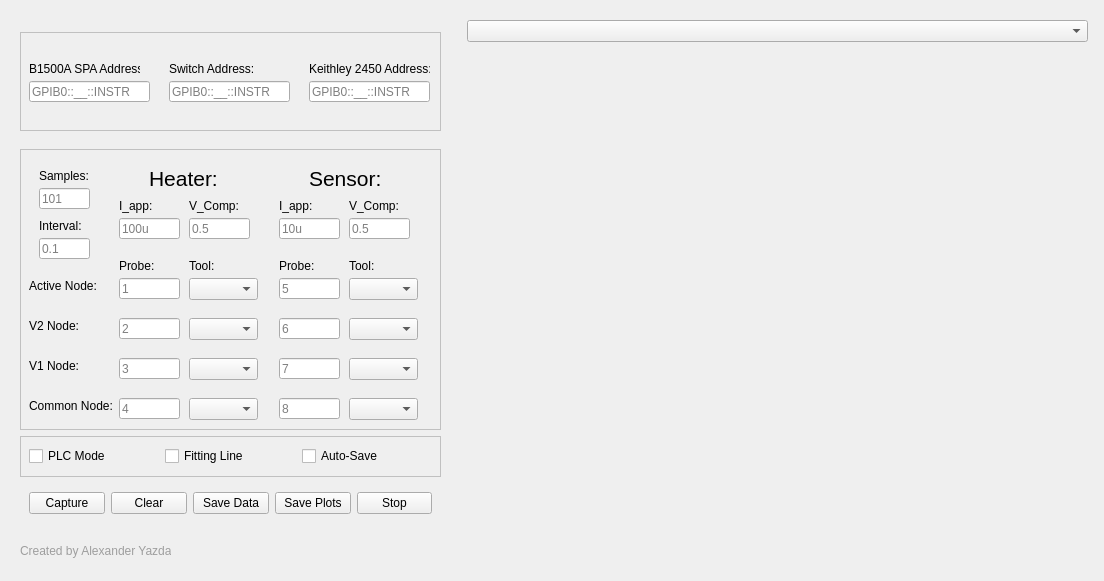
<?xml version="1.0" encoding="UTF-8"?>
<ui version="4.0">
 <class>Form</class>
 <widget class="QWidget" name="Form">
  <property name="geometry">
   <rect>
    <x>0</x>
    <y>0</y>
    <width>1104</width>
    <height>581</height>
   </rect>
  </property>
  <property name="minimumSize">
   <size>
    <width>1104</width>
    <height>581</height>
   </size>
  </property>
  <property name="windowTitle">
   <string>Form</string>
  </property>
  <layout class="QHBoxLayout" name="horizontalLayout_3">
   <item>
    <widget class="QWidget" name="widget_3" native="true">
     <property name="minimumSize">
      <size>
       <width>441</width>
       <height>501</height>
      </size>
     </property>
     <property name="maximumSize">
      <size>
       <width>441</width>
       <height>16777215</height>
      </size>
     </property>
     <layout class="QVBoxLayout" name="verticalLayout">
      <item>
       <spacer name="verticalSpacer_4">
        <property name="orientation">
         <enum>Qt::Vertical</enum>
        </property>
        <property name="sizeHint" stdset="0">
         <size>
          <width>20</width>
          <height>40</height>
         </size>
        </property>
       </spacer>
      </item>
      <item>
       <widget class="QWidget" name="widget_6" native="true">
        <property name="minimumSize">
         <size>
          <width>421</width>
          <height>99</height>
         </size>
        </property>
        <property name="maximumSize">
         <size>
          <width>421</width>
          <height>16777215</height>
         </size>
        </property>
        <property name="styleSheet">
         <string notr="true">#widget_6{
	border: 1px  solid #C0C0C0;
}</string>
        </property>
        <layout class="QHBoxLayout" name="horizontalLayout_4">
         <item>
          <widget class="QWidget" name="widget" native="true">
           <property name="minimumSize">
            <size>
             <width>401</width>
             <height>81</height>
            </size>
           </property>
           <widget class="QLabel" name="label_2">
            <property name="geometry">
             <rect>
              <x>140</x>
              <y>20</y>
              <width>111</width>
              <height>16</height>
             </rect>
            </property>
            <property name="text">
             <string>Switch Address:</string>
            </property>
           </widget>
           <widget class="QLineEdit" name="Switching_Matrix_Address">
            <property name="geometry">
             <rect>
              <x>140</x>
              <y>40</y>
              <width>121</width>
              <height>21</height>
             </rect>
            </property>
            <property name="placeholderText">
             <string>GPIB0::__::INSTR</string>
            </property>
           </widget>
           <widget class="QLabel" name="label">
            <property name="geometry">
             <rect>
              <x>0</x>
              <y>20</y>
              <width>111</width>
              <height>16</height>
             </rect>
            </property>
            <property name="text">
             <string>B1500A SPA Address:</string>
            </property>
           </widget>
           <widget class="QLineEdit" name="B1500A_address">
            <property name="geometry">
             <rect>
              <x>0</x>
              <y>40</y>
              <width>121</width>
              <height>21</height>
             </rect>
            </property>
            <property name="text">
             <string/>
            </property>
            <property name="placeholderText">
             <string>GPIB0::__::INSTR</string>
            </property>
           </widget>
           <widget class="QLineEdit" name="Keithley_2450_Address">
            <property name="geometry">
             <rect>
              <x>280</x>
              <y>40</y>
              <width>121</width>
              <height>21</height>
             </rect>
            </property>
            <property name="placeholderText">
             <string>GPIB0::__::INSTR</string>
            </property>
           </widget>
           <widget class="QLabel" name="label_5">
            <property name="geometry">
             <rect>
              <x>280</x>
              <y>20</y>
              <width>121</width>
              <height>16</height>
             </rect>
            </property>
            <property name="text">
             <string>Keithley 2450 Address:</string>
            </property>
           </widget>
          </widget>
         </item>
        </layout>
       </widget>
      </item>
      <item>
       <spacer name="verticalSpacer">
        <property name="orientation">
         <enum>Qt::Vertical</enum>
        </property>
        <property name="sizeHint" stdset="0">
         <size>
          <width>20</width>
          <height>40</height>
         </size>
        </property>
       </spacer>
      </item>
      <item>
       <widget class="QWidget" name="widget_5" native="true">
        <property name="minimumSize">
         <size>
          <width>421</width>
          <height>281</height>
         </size>
        </property>
        <property name="maximumSize">
         <size>
          <width>421</width>
          <height>281</height>
         </size>
        </property>
        <property name="styleSheet">
         <string notr="true">#widget_5
{
	border: 1px  solid #C0C0C0;
}</string>
        </property>
        <layout class="QHBoxLayout" name="horizontalLayout_2">
         <item>
          <widget class="QWidget" name="widget_2" native="true">
           <property name="minimumSize">
            <size>
             <width>401</width>
             <height>281</height>
            </size>
           </property>
           <widget class="QLabel" name="label_3">
            <property name="geometry">
             <rect>
              <x>10</x>
              <y>10</y>
              <width>60</width>
              <height>16</height>
             </rect>
            </property>
            <property name="text">
             <string>Samples:</string>
            </property>
           </widget>
           <widget class="QLineEdit" name="samples_entry">
            <property name="geometry">
             <rect>
              <x>10</x>
              <y>30</y>
              <width>51</width>
              <height>21</height>
             </rect>
            </property>
            <property name="placeholderText">
             <string>101</string>
            </property>
           </widget>
           <widget class="QLineEdit" name="interval_entry">
            <property name="geometry">
             <rect>
              <x>10</x>
              <y>80</y>
              <width>51</width>
              <height>21</height>
             </rect>
            </property>
            <property name="placeholderText">
             <string>0.1</string>
            </property>
           </widget>
           <widget class="QLabel" name="label_4">
            <property name="geometry">
             <rect>
              <x>10</x>
              <y>60</y>
              <width>60</width>
              <height>16</height>
             </rect>
            </property>
            <property name="text">
             <string>Interval:</string>
            </property>
           </widget>
           <widget class="QLineEdit" name="probe_active_entry_heat">
            <property name="geometry">
             <rect>
              <x>90</x>
              <y>120</y>
              <width>61</width>
              <height>21</height>
             </rect>
            </property>
            <property name="placeholderText">
             <string>1</string>
            </property>
           </widget>
           <widget class="QLabel" name="label_10">
            <property name="geometry">
             <rect>
              <x>90</x>
              <y>100</y>
              <width>60</width>
              <height>16</height>
             </rect>
            </property>
            <property name="text">
             <string>Probe:</string>
            </property>
           </widget>
           <widget class="QLabel" name="label_12">
            <property name="geometry">
             <rect>
              <x>160</x>
              <y>100</y>
              <width>60</width>
              <height>16</height>
             </rect>
            </property>
            <property name="text">
             <string>Tool:</string>
            </property>
           </widget>
           <widget class="QLineEdit" name="probe_common_entry_heat">
            <property name="geometry">
             <rect>
              <x>90</x>
              <y>240</y>
              <width>61</width>
              <height>21</height>
             </rect>
            </property>
            <property name="placeholderText">
             <string>4</string>
            </property>
           </widget>
           <widget class="QLabel" name="label_8">
            <property name="geometry">
             <rect>
              <x>0</x>
              <y>120</y>
              <width>81</width>
              <height>16</height>
             </rect>
            </property>
            <property name="text">
             <string>Active Node:</string>
            </property>
           </widget>
           <widget class="QLabel" name="label_9">
            <property name="geometry">
             <rect>
              <x>0</x>
              <y>240</y>
              <width>101</width>
              <height>16</height>
             </rect>
            </property>
            <property name="text">
             <string>Common Node:</string>
            </property>
           </widget>
           <widget class="QLineEdit" name="V_comp_entry_heat">
            <property name="geometry">
             <rect>
              <x>160</x>
              <y>60</y>
              <width>61</width>
              <height>21</height>
             </rect>
            </property>
            <property name="placeholderText">
             <string>0.5</string>
            </property>
           </widget>
           <widget class="QLineEdit" name="i_app_entry_heat">
            <property name="geometry">
             <rect>
              <x>90</x>
              <y>60</y>
              <width>61</width>
              <height>21</height>
             </rect>
            </property>
            <property name="placeholderText">
             <string>100u</string>
            </property>
           </widget>
           <widget class="QLabel" name="label20">
            <property name="geometry">
             <rect>
              <x>90</x>
              <y>40</y>
              <width>60</width>
              <height>16</height>
             </rect>
            </property>
            <property name="text">
             <string>I_app:</string>
            </property>
           </widget>
           <widget class="QLabel" name="label_15">
            <property name="geometry">
             <rect>
              <x>160</x>
              <y>40</y>
              <width>60</width>
              <height>16</height>
             </rect>
            </property>
            <property name="text">
             <string>V_Comp:</string>
            </property>
           </widget>
           <widget class="QLineEdit" name="probe_v1_entry_heat">
            <property name="geometry">
             <rect>
              <x>90</x>
              <y>200</y>
              <width>61</width>
              <height>21</height>
             </rect>
            </property>
            <property name="placeholderText">
             <string>3</string>
            </property>
           </widget>
           <widget class="QLabel" name="label_11">
            <property name="geometry">
             <rect>
              <x>0</x>
              <y>200</y>
              <width>101</width>
              <height>16</height>
             </rect>
            </property>
            <property name="text">
             <string>V1 Node:</string>
            </property>
           </widget>
           <widget class="QLabel" name="label_13">
            <property name="geometry">
             <rect>
              <x>0</x>
              <y>160</y>
              <width>51</width>
              <height>16</height>
             </rect>
            </property>
            <property name="text">
             <string>V2 Node:</string>
            </property>
           </widget>
           <widget class="QLineEdit" name="probe_v2_entry_heat">
            <property name="geometry">
             <rect>
              <x>90</x>
              <y>160</y>
              <width>61</width>
              <height>21</height>
             </rect>
            </property>
            <property name="placeholderText">
             <string>2</string>
            </property>
           </widget>
           <widget class="QLineEdit" name="probe_v2_entry_sense">
            <property name="geometry">
             <rect>
              <x>250</x>
              <y>160</y>
              <width>61</width>
              <height>21</height>
             </rect>
            </property>
            <property name="placeholderText">
             <string>6</string>
            </property>
           </widget>
           <widget class="QLineEdit" name="probe_active_entry_sense">
            <property name="geometry">
             <rect>
              <x>250</x>
              <y>120</y>
              <width>61</width>
              <height>21</height>
             </rect>
            </property>
            <property name="placeholderText">
             <string>5</string>
            </property>
           </widget>
           <widget class="QLineEdit" name="probe_v1_entry_sense">
            <property name="geometry">
             <rect>
              <x>250</x>
              <y>200</y>
              <width>61</width>
              <height>21</height>
             </rect>
            </property>
            <property name="placeholderText">
             <string>7</string>
            </property>
           </widget>
           <widget class="QLineEdit" name="probe_common_entry_sense">
            <property name="geometry">
             <rect>
              <x>250</x>
              <y>240</y>
              <width>61</width>
              <height>21</height>
             </rect>
            </property>
            <property name="placeholderText">
             <string>8</string>
            </property>
           </widget>
           <widget class="QLabel" name="label_14">
            <property name="geometry">
             <rect>
              <x>250</x>
              <y>100</y>
              <width>60</width>
              <height>16</height>
             </rect>
            </property>
            <property name="text">
             <string>Probe:</string>
            </property>
           </widget>
           <widget class="QLabel" name="label_16">
            <property name="geometry">
             <rect>
              <x>320</x>
              <y>100</y>
              <width>60</width>
              <height>16</height>
             </rect>
            </property>
            <property name="text">
             <string>Tool:</string>
            </property>
           </widget>
           <widget class="QComboBox" name="comboBox_active_heat">
            <property name="geometry">
             <rect>
              <x>160</x>
              <y>120</y>
              <width>69</width>
              <height>22</height>
             </rect>
            </property>
           </widget>
           <widget class="QComboBox" name="comboBox_active_sense">
            <property name="geometry">
             <rect>
              <x>320</x>
              <y>120</y>
              <width>69</width>
              <height>22</height>
             </rect>
            </property>
           </widget>
           <widget class="QComboBox" name="comboBox_v2_heat">
            <property name="geometry">
             <rect>
              <x>160</x>
              <y>160</y>
              <width>69</width>
              <height>22</height>
             </rect>
            </property>
           </widget>
           <widget class="QComboBox" name="comboBox_common_heat">
            <property name="geometry">
             <rect>
              <x>160</x>
              <y>240</y>
              <width>69</width>
              <height>22</height>
             </rect>
            </property>
           </widget>
           <widget class="QComboBox" name="comboBox_v1_heat">
            <property name="geometry">
             <rect>
              <x>160</x>
              <y>200</y>
              <width>69</width>
              <height>22</height>
             </rect>
            </property>
           </widget>
           <widget class="QComboBox" name="comboBox_v2_sense">
            <property name="geometry">
             <rect>
              <x>320</x>
              <y>160</y>
              <width>69</width>
              <height>22</height>
             </rect>
            </property>
           </widget>
           <widget class="QComboBox" name="comboBox_v1_sense">
            <property name="geometry">
             <rect>
              <x>320</x>
              <y>200</y>
              <width>69</width>
              <height>22</height>
             </rect>
            </property>
           </widget>
           <widget class="QComboBox" name="comboBox_common_sense">
            <property name="geometry">
             <rect>
              <x>320</x>
              <y>240</y>
              <width>69</width>
              <height>22</height>
             </rect>
            </property>
           </widget>
           <widget class="QLabel" name="label_6">
            <property name="geometry">
             <rect>
              <x>120</x>
              <y>10</y>
              <width>91</width>
              <height>21</height>
             </rect>
            </property>
            <property name="font">
             <font>
              <pointsize>16</pointsize>
             </font>
            </property>
            <property name="text">
             <string>Heater:</string>
            </property>
           </widget>
           <widget class="QLabel" name="label_7">
            <property name="geometry">
             <rect>
              <x>280</x>
              <y>10</y>
              <width>71</width>
              <height>21</height>
             </rect>
            </property>
            <property name="font">
             <font>
              <pointsize>16</pointsize>
             </font>
            </property>
            <property name="text">
             <string>Sensor:</string>
            </property>
           </widget>
           <widget class="QLabel" name="label_17">
            <property name="geometry">
             <rect>
              <x>320</x>
              <y>40</y>
              <width>60</width>
              <height>16</height>
             </rect>
            </property>
            <property name="text">
             <string>V_Comp:</string>
            </property>
           </widget>
           <widget class="QLineEdit" name="V_comp_entry_sense">
            <property name="geometry">
             <rect>
              <x>320</x>
              <y>60</y>
              <width>61</width>
              <height>21</height>
             </rect>
            </property>
            <property name="placeholderText">
             <string>0.5</string>
            </property>
           </widget>
           <widget class="QLineEdit" name="i_app_entry_sense">
            <property name="geometry">
             <rect>
              <x>250</x>
              <y>60</y>
              <width>61</width>
              <height>21</height>
             </rect>
            </property>
            <property name="placeholderText">
             <string>10u</string>
            </property>
           </widget>
           <widget class="QLabel" name="label20_2">
            <property name="geometry">
             <rect>
              <x>250</x>
              <y>40</y>
              <width>60</width>
              <height>16</height>
             </rect>
            </property>
            <property name="text">
             <string>I_app:</string>
            </property>
           </widget>
          </widget>
         </item>
        </layout>
       </widget>
      </item>
      <item>
       <spacer name="verticalSpacer_2">
        <property name="orientation">
         <enum>Qt::Vertical</enum>
        </property>
        <property name="sizeHint" stdset="0">
         <size>
          <width>20</width>
          <height>18</height>
         </size>
        </property>
       </spacer>
      </item>
      <item>
       <widget class="QWidget" name="widget_8" native="true">
        <property name="minimumSize">
         <size>
          <width>401</width>
          <height>41</height>
         </size>
        </property>
        <property name="maximumSize">
         <size>
          <width>421</width>
          <height>16777215</height>
         </size>
        </property>
        <property name="styleSheet">
         <string notr="true">#widget_8

{
	border: 1px  solid #C0C0C0;
}</string>
        </property>
        <layout class="QHBoxLayout" name="horizontalLayout_5">
         <item>
          <widget class="QCheckBox" name="PLC_checkBox">
           <property name="text">
            <string>PLC Mode</string>
           </property>
          </widget>
         </item>
         <item>
          <widget class="QCheckBox" name="fit_line_checkBox">
           <property name="text">
            <string>Fitting Line</string>
           </property>
          </widget>
         </item>
         <item>
          <widget class="QCheckBox" name="save_checkBox">
           <property name="text">
            <string>Auto-Save</string>
           </property>
          </widget>
         </item>
        </layout>
       </widget>
      </item>
      <item>
       <spacer name="verticalSpacer_3">
        <property name="orientation">
         <enum>Qt::Vertical</enum>
        </property>
        <property name="sizeHint" stdset="0">
         <size>
          <width>20</width>
          <height>0</height>
         </size>
        </property>
       </spacer>
      </item>
      <item>
       <widget class="QWidget" name="widget_4" native="true">
        <property name="minimumSize">
         <size>
          <width>401</width>
          <height>41</height>
         </size>
        </property>
        <property name="maximumSize">
         <size>
          <width>421</width>
          <height>16777215</height>
         </size>
        </property>
        <property name="styleSheet">
         <string notr="true">
</string>
        </property>
        <layout class="QHBoxLayout" name="horizontalLayout">
         <item>
          <widget class="QPushButton" name="capture_button">
           <property name="text">
            <string>Capture</string>
           </property>
          </widget>
         </item>
         <item>
          <widget class="QPushButton" name="clear_button">
           <property name="text">
            <string>Clear</string>
           </property>
          </widget>
         </item>
         <item>
          <widget class="QPushButton" name="save_data_button">
           <property name="text">
            <string>Save Data</string>
           </property>
          </widget>
         </item>
         <item>
          <widget class="QPushButton" name="save_button">
           <property name="text">
            <string>Save Plots</string>
           </property>
          </widget>
         </item>
         <item>
          <widget class="QPushButton" name="cancel_button">
           <property name="text">
            <string>Stop</string>
           </property>
          </widget>
         </item>
        </layout>
       </widget>
      </item>
      <item>
       <spacer name="verticalSpacer_5">
        <property name="orientation">
         <enum>Qt::Vertical</enum>
        </property>
        <property name="sizeHint" stdset="0">
         <size>
          <width>20</width>
          <height>13</height>
         </size>
        </property>
       </spacer>
      </item>
      <item>
       <widget class="QWidget" name="widget_7" native="true">
        <property name="minimumSize">
         <size>
          <width>411</width>
          <height>31</height>
         </size>
        </property>
        <widget class="QLabel" name="name_label">
         <property name="geometry">
          <rect>
           <x>0</x>
           <y>11</y>
           <width>151</width>
           <height>20</height>
          </rect>
         </property>
         <property name="styleSheet">
          <string notr="true">font: 75 8pt &quot;Myanmar Text&quot;;
color: rgb(158, 158, 158);
</string>
         </property>
         <property name="text">
          <string>Created by Alexander Yazdani</string>
         </property>
        </widget>
       </widget>
      </item>
     </layout>
    </widget>
   </item>
   <item>
    <widget class="QWidget" name="Plot_Widget" native="true">
     <property name="minimumSize">
      <size>
       <width>639</width>
       <height>501</height>
      </size>
     </property>
     <property name="styleSheet">
      <string notr="true"/>
     </property>
     <layout class="QGridLayout" name="gridLayout">
      <item row="0" column="0">
       <widget class="QComboBox" name="comboBox">
        <property name="currentText">
         <string/>
        </property>
       </widget>
      </item>
      <item row="1" column="0">
       <widget class="QStackedWidget" name="stackedWidget">
        <widget class="QWidget" name="voltage_page"/>
        <widget class="QWidget" name="current_page"/>
        <widget class="QWidget" name="resistance_page"/>
       </widget>
      </item>
     </layout>
    </widget>
   </item>
  </layout>
 </widget>
 <resources/>
 <connections/>
</ui>
